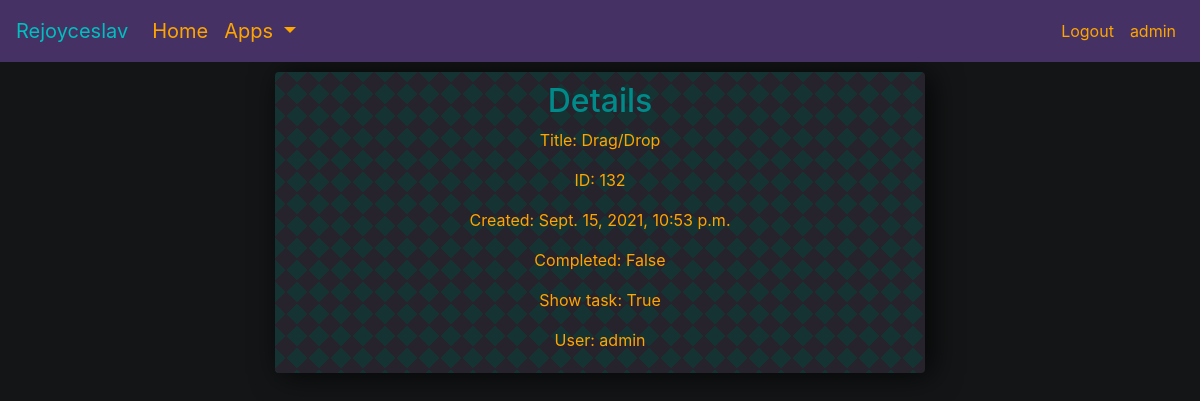
The page /tasks/132 (signed in) on the database as committed earlier.
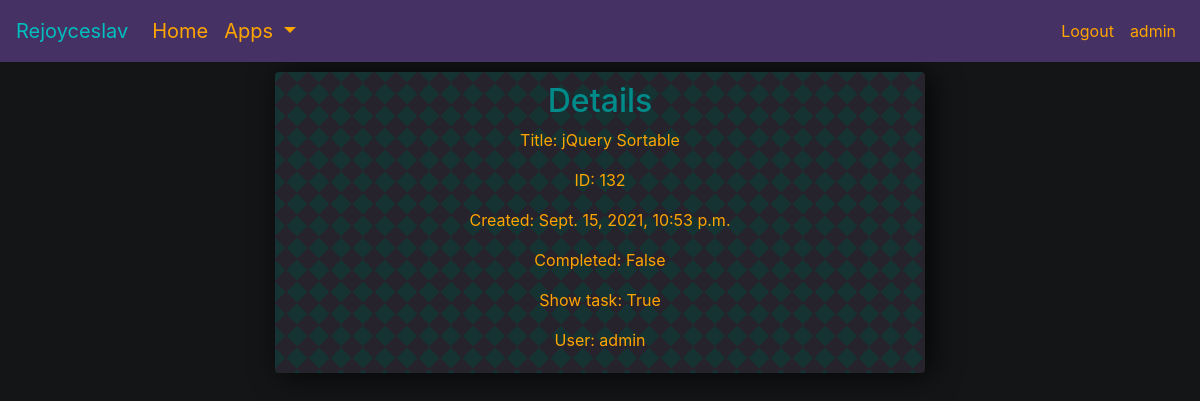
The same page on the database as committed later.
### tasks/models.py (models this page shows, shortened)
class Task(models.Model):
    user = models.ForeignKey(User, on_delete=models.CASCADE, null=True, blank=False)
    title = models.CharField(max_length=70, blank=False)
    description = models.TextField(null=True, blank=True)
    complete = models.BooleanField(default=False)
    create = models.DateTimeField(auto_now_add=True)
    show_task = models.BooleanField(default=True)
    tags = models.ManyToManyField(Tag, blank=True)
    folder_selected = models.ForeignKey(Folder, related_name='tasks', on_delete=models.SET_NULL, null=True, blank=True)
    class Meta:
        ordering = ['complete', '-id']  # when ordering multiple values, this is the order

### tasks/views.py (the view)
# urls.py: path('tasks/<str:pk>', TaskDetail.as_view(), name='tasks_detail'),
class TaskDetail(LoginRequiredMixin, DetailView):
    model = Task
    context_object_name = 'task'
    template_name = 'tasks/task_detail.html'

### tasks/templates/tasks/task_detail.html
{% extends 'info_page.html' %}
{% block info_content %}
    <div class="center-this">
        <h2>Details </h2>
        <p>Title: {{task.title}}</p>
        <p>ID: {{task.id}}</p>
        <p>Created: {{task.create}}</p>
        <p>Completed: {{task.complete}}</p>
        <p>Show task: {{task.show_task}}</p>
        <p>User: {{task.user}}</p>
    </div>
{% endblock info_content %}

Rows that differ between the two databases and show on the page:
changed Task "False": title "Drag/Drop" → "jQuery Sortable"
